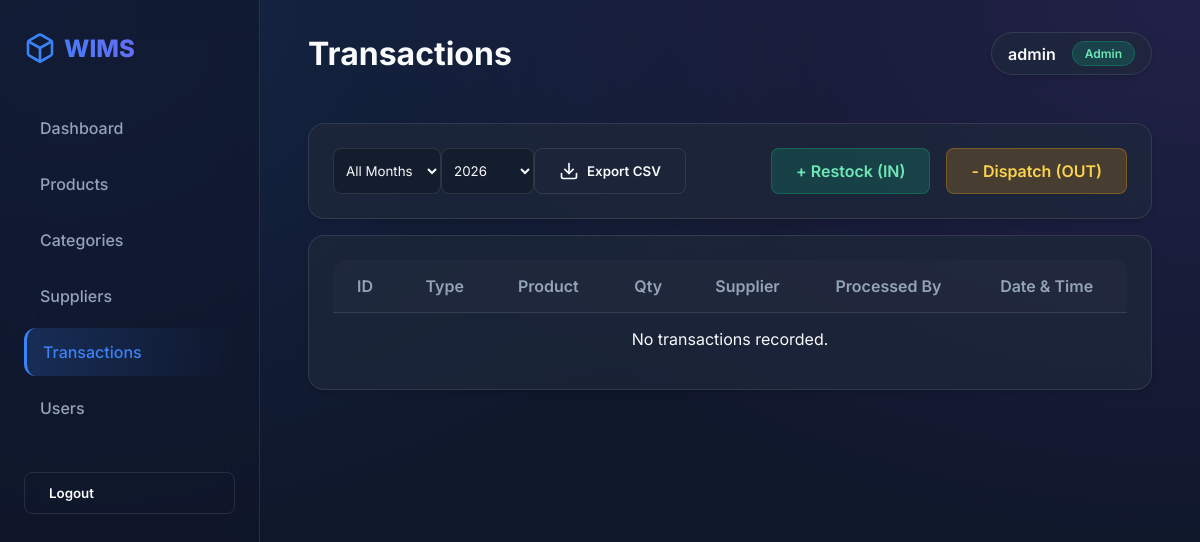
The app's page /transactions/ (signed in), older data.
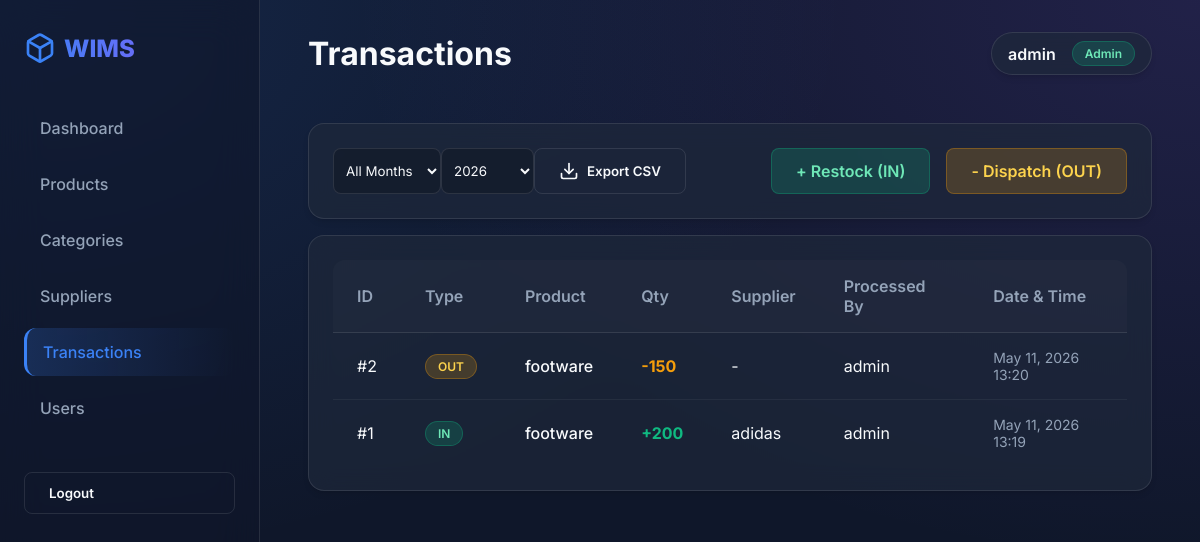
The same page, newer data.
### inventory/models.py (models this page shows, shortened)
class Transaction(models.Model):
    TYPE_CHOICES = (
        ("IN", "Inbound (Restock)"),
        ("OUT", "Outbound (Dispatch)"),
    )
    product = models.ForeignKey(
        Product, on_delete=models.PROTECT, related_name="transactions"
    )
    user = models.ForeignKey(
        User, on_delete=models.PROTECT, related_name="transactions"
    )
    supplier = models.ForeignKey(
        Supplier,
        on_delete=models.PROTECT,
        null=True,
        blank=True,
        related_name="transactions",
    )
    transaction_type = models.CharField(max_length=3, choices=TYPE_CHOICES)
    quantity = models.PositiveIntegerField(validators=[MinValueValidator(1)])
    notes = models.TextField(blank=True, help_text="Optional reference or audit note.")
    timestamp = models.DateTimeField(auto_now_add=True)
    class Meta:
        ordering = ["-timestamp"]

class Product(models.Model):
    sku = models.CharField(max_length=50, unique=True)
    name = models.CharField(max_length=200)
    description = models.TextField(blank=True)
    category = models.ForeignKey(
        Category, on_delete=models.SET_NULL, null=True, blank=True, related_name="products"
    )
    unit_price = models.DecimalField(max_digits=10, decimal_places=2)
    min_stock = models.IntegerField(default=0, validators=[MinValueValidator(0)])
    is_active = models.BooleanField(default=True)  # Soft delete
    class Meta:
        ordering = ["name"]

class User(AbstractUser):
    ROLE_CHOICES = (
        ("ADMIN", "Admin"),
        ("MANAGER", "Manager"),
        ("STAFF", "Staff"),
    )
    role = models.CharField(max_length=10, choices=ROLE_CHOICES, default="STAFF")

class Supplier(models.Model):
    company_name = models.CharField(max_length=200)
    contact_person = models.CharField(max_length=100)
    email = models.EmailField()
    phone = models.CharField(max_length=20, blank=True)
    class Meta:
        ordering = ["company_name"]

### inventory/views.py (the view)
# urls.py: path("transactions/", views.transaction_list, name="transaction_list"),
@login_required
def transaction_list(request):
    transactions = Transaction.objects.select_related(
        "product", "user", "supplier"
    ).order_by("-timestamp")
    paginator = Paginator(transactions, 15)
    page_number = request.GET.get("page")
    page_obj = paginator.get_page(page_number)
    return render(request, "inventory/transaction_list.html", {"page_obj": page_obj})

### templates/inventory/transaction_list.html (shortened to what this page needs)
{% extends "inventory/base.html" %}
{% block page_title %}Transactions{% endblock %}
{% block content %}
<div class="card glass mb-4">
    <div class="flex justify-between items-center">
        <div class="flex gap-4 items-center">
            <form action="{% url 'export_csv' %}" method="get" class="flex gap-2" style="margin-bottom: 0;">
                <select name="month" class="form-control" style="width: auto; padding: 0.25rem 0.5rem; margin-bottom: 0;">
                    <option value="">All Months</option>
                </select>
                <select name="year" class="form-control" style="width: auto; padding: 0.25rem 0.5rem; margin-bottom: 0;">
                    <option value="2026" selected>2026</option>
                </select>
                <button type="submit" class="btn btn-outline" style="white-space: nowrap;">
                    Export CSV
                </button>
            </form>
        </div>
        <div class="flex gap-4">
            <a href="{% url 'transaction_inbound' %}" class="btn btn-success" style="background: rgba(16, 185, 129, 0.2); color: #6ee7b7; border: 1px solid rgba(16, 185, 129, 0.3);">
                + Restock (IN)
            </a>
            <a href="{% url 'transaction_outbound' %}" class="btn btn-warning" style="background: rgba(245, 158, 11, 0.2); color: #fcd34d; border: 1px solid rgba(245, 158, 11, 0.3);">
                - Dispatch (OUT)
            </a>
        </div>
    </div>
</div>
<div class="card glass">
    <div class="table-container">
        <table>
            <thead>
                <tr>
                    <th>ID</th>
                    <th>Type</th>
                    <th>Product</th>
                    <th>Qty</th>
                    <th>Supplier</th>
                    <th>Processed By</th>
                    <th>Date & Time</th>
                </tr>
            </thead>
            <tbody>
                {% for tx in page_obj %}
                <tr>
                    <td class="text-muted">#{{ tx.id }}</td>
                    <td>
                        {% if tx.transaction_type == 'IN' %}
                            <span class="badge badge-success">IN</span>
                        {% else %}
                            <span class="badge badge-warning">OUT</span>
                        {% endif %}
                    </td>
                    <td style="font-weight: 500;">{{ tx.product.name }}</td>
                    <td style="font-weight: bold; color: {% if tx.transaction_type == 'IN' %}var(--success){% else %}var(--warning){% endif %};">
                        {% if tx.transaction_type == 'IN' %}+{% else %}-{% endif %}{{ tx.quantity }}
                    </td>
                    <td>{{ tx.supplier.company_name|default:"-" }}</td>
                    <td>{{ tx.user.username }}</td>
                    <td style="font-size: 0.875rem; color: var(--text-muted);">{{ tx.timestamp|date:"M d, Y H:i" }}</td>
                </tr>
                {% empty %}
                <tr>
                    <td colspan="7" class="text-center text-muted">No transactions recorded.</td>
                </tr>
                {% endfor %}
            </tbody>
        </table>
    </div>
</div>
{% endblock %}

Row changes from the older to the newer data that the page shows:
added Transaction: id "2", transaction_type "OUT", product.name "footware", quantity "150", supplier.company_name "-", user.username "admin", timestamp "May 11, 2026 13:20"
added Transaction: id "1", transaction_type "IN", product.name "footware", quantity "200", supplier.company_name "adidas", user.username "admin", timestamp "May 11, 2026 13:19"
Text that changed along with them:
text no longer shown: "No transactions recorded."
